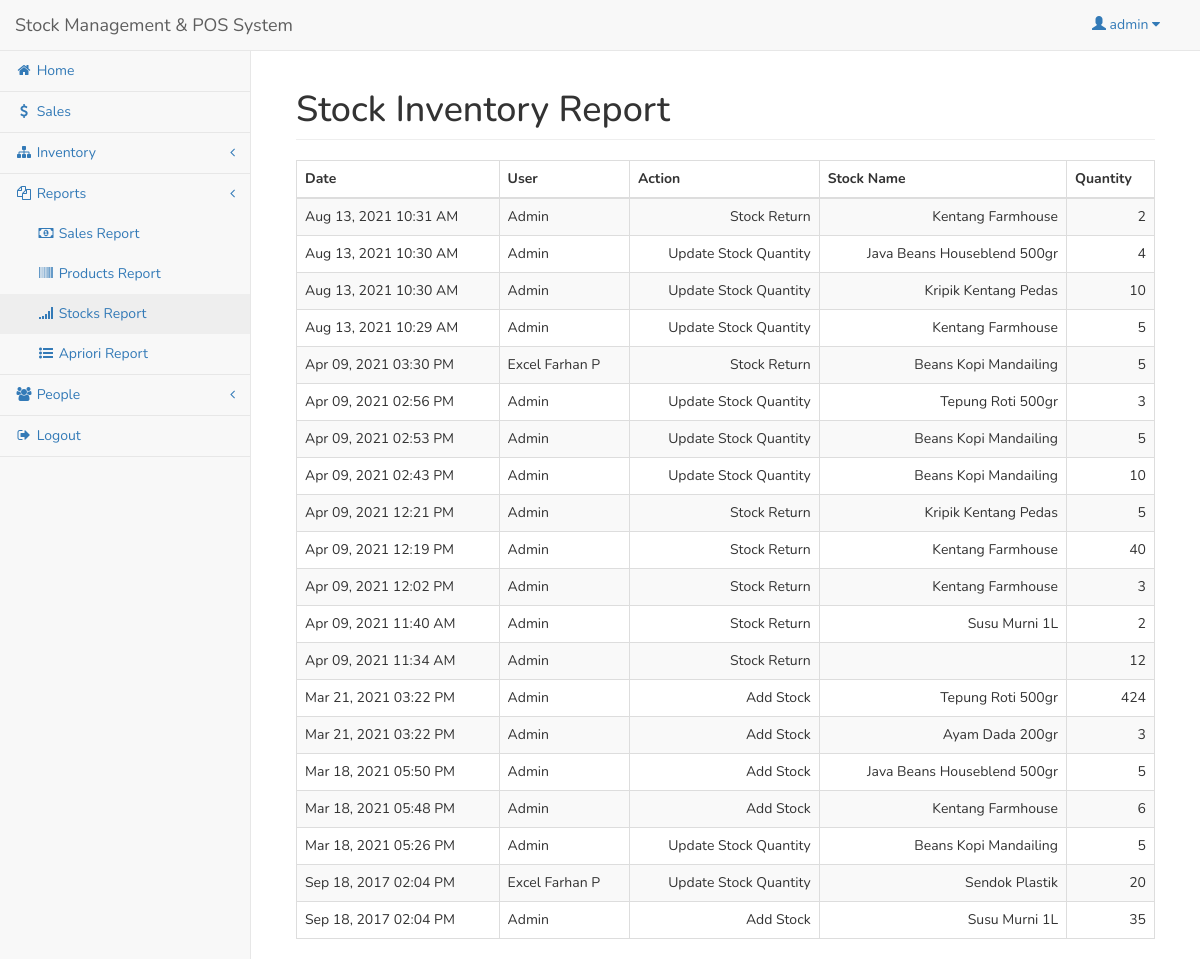
The page /admin/inventory_stock.php (signed in) on the database as committed earlier.
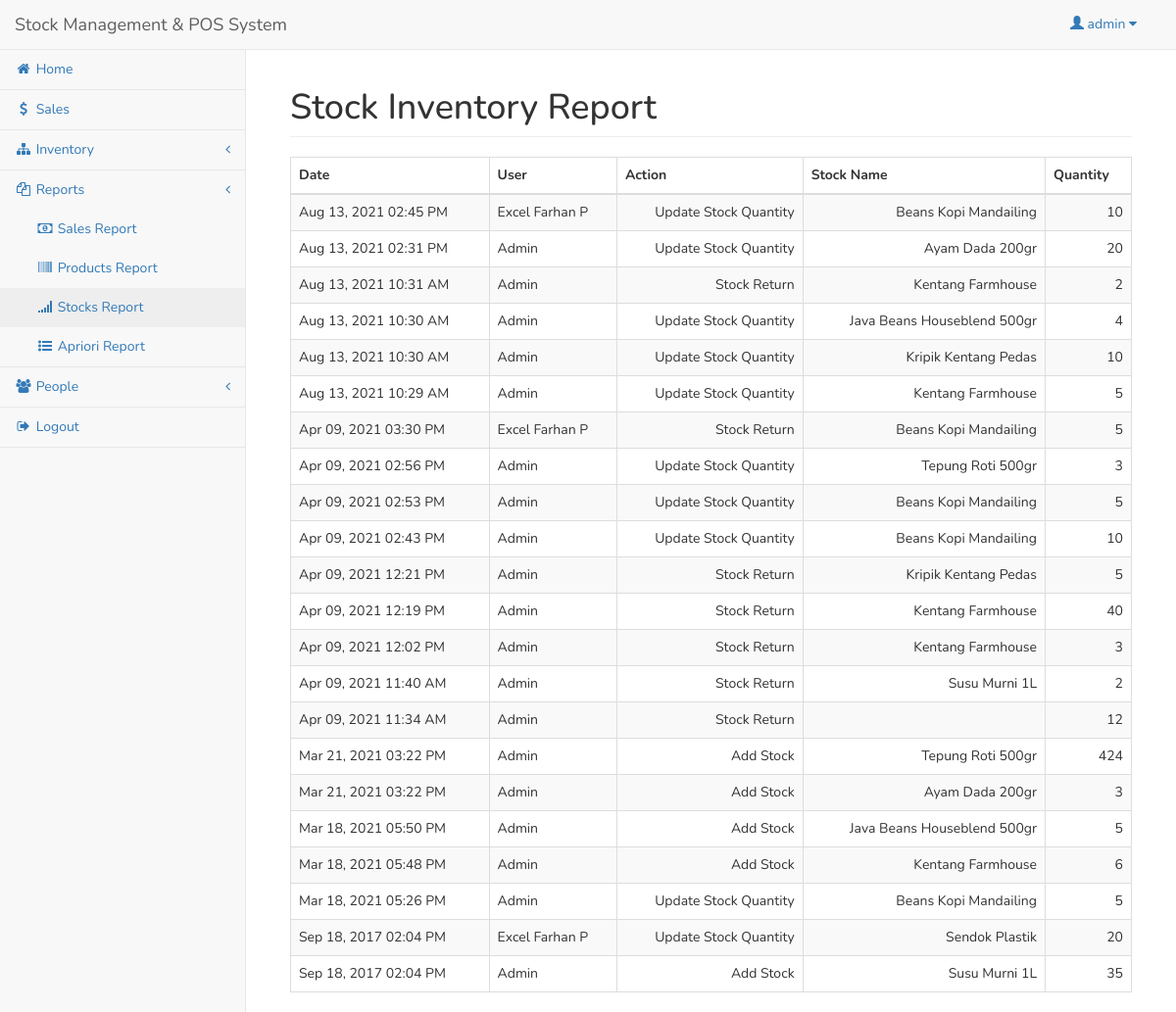
The same page on the database as committed later.
### tables this page shows
CREATE TABLE `user` (
  `userid` int(11) NOT NULL,
  `username` varchar(30) NOT NULL,
  `password` varchar(50) NOT NULL,
  `access` int(1) NOT NULL
);

CREATE TABLE `inventory` (
  `inventoryid` int(11) NOT NULL,
  `userid` int(11) NOT NULL,
  `action` varchar(50) NOT NULL,
  `productid` int(11) DEFAULT NULL,
  `stockid` int(11) DEFAULT NULL,
  `quantity` double NOT NULL,
  `inventory_date` datetime NOT NULL
);

CREATE TABLE `stock` (
  `stockid` int(11) NOT NULL,
  `stock_name` varchar(150) NOT NULL,
  `stock_price` double NOT NULL,
  `stock_qty` int(11) NOT NULL,
  `min_qty` int(11) NOT NULL,
  `supplierid` int(11) NOT NULL
);

CREATE TABLE `employee` (
  `userid` int(11) NOT NULL,
  `employee_name` varchar(50) NOT NULL,
  `address` varchar(150) NOT NULL,
  `contact` varchar(50) NOT NULL
);

### admin/session.php (called while the page is built, shortened)
<?php
	include('../conn.php');
	$sq=mysqli_query($conn,"select * from `user` where userid='".$_SESSION['id']."'");
	$srow=mysqli_fetch_array($sq);
	$user=$srow['username'];
?>

### admin/inventory_stock.php (the view, shortened to what this page needs)
<?php include('session.php'); ?>
<?php include('header.php'); ?>
<body>
<div id="wrapper">
<?php include('navbar.php'); ?>
<div style="height:50px;"></div>
<div id="page-wrapper">
<div class="container-fluid">
	<div class="row">
        <div class="col-lg-12">
            <h1 class="page-header">Stock Inventory Report</h1>
        </div>
    </div>
    <div class="row">
        <div class="col-lg-12">
            <table width="100%" class="table table-striped table-bordered table-hover" id="invTable">
                <thead>
                    <tr>
                        <th>Date</th>
						<th>User</th>
                        <th>Action</th>
						<th>Stock Name</th>
						<th>Quantity</th>
                    </tr>
                </thead>
                <tbody>
				<?php
					$iq=mysqli_query($conn,"select * from inventory left join stock on stock.stockid=inventory.stockid where productid is null order by inventory_date desc");
					while($iqrow=mysqli_fetch_array($iq)){
					?>
						<tr>
							<td><?php echo date('M d, Y h:i A',strtotime($iqrow['inventory_date'])); ?></td>
							<td>
							<?php
								$u=mysqli_query($conn,"select * from `user` left join employee on employee.userid=user.userid left join supplier on supplier.userid=user.userid where user.userid='".$iqrow['userid']."'");
								$urow=mysqli_fetch_array($u);
								if($urow['access']==1){
									echo "Admin";
								}
								elseif($urow['access']==2){
									echo $urow['employee_name'];
								}
								else{
									echo $urow['company_name'];
								}
							?>
							</td>
							<td align="right"><?php echo $iqrow['action']; ?></td>
							<td align="right"><?php echo $iqrow['stock_name']; ?></td>
							<td align="right"><?php echo $iqrow['quantity']; ?></td>
						</tr>
					<?php
					}
				?>
                </tbody>
            </table>
        </div>
    </div>
</div>
</div>
</div>
</body>
</html>

### admin/header.php (shortened to what this page needs)
<!DOCTYPE html>
<html lang="en">
<head>
    <link href="../vendor/bootstrap/css/bootstrap.min.css" rel="stylesheet">
    <link href="../vendor/datatables-plugins/dataTables.bootstrap.css" rel="stylesheet">
    <link href="../vendor/datatables-responsive/dataTables.responsive.css" rel="stylesheet">
    <link href="../vendor/font-awesome/css/font-awesome.min.css" rel="stylesheet" type="text/css">
	<link href="../vendor/metisMenu/metisMenu.min.css" rel="stylesheet">
	<link href="../css/style.css" rel="stylesheet">
    <link href="../dist/css/sb-admin-2.css" rel="stylesheet">
</head>

### admin/navbar.php (shortened to what this page needs)
    <nav class="navbar navbar-default navbar-fixed-top" role="navigation" style="margin-bottom: 0">
        <div class="navbar-header">
<a class="navbar-brand" href="index.php">Stock Management & POS System</a>
        </div>
        <ul class="nav navbar-top-links navbar-right">
            <li class="dropdown">
                <a class="dropdown-toggle" data-toggle="dropdown" href="#" style="margin-right: 10px; padding-top: 15px;">
		<span class="glyphicon glyphicon-user"></span> <?php echo $user; ?> <i class="fa fa-caret-down"></i>
                </a>
            </li>
        </ul>
        <div class="navbar-default sidebar" role="navigation">
            <div class="sidebar-nav navbar-collapse">
                <ul class="nav" id="side-menu">
                    <li>
                        <a href="index.php"><i class="fa fa-home fa-fw"></i> Home </a>
                    </li>
                    <li>
                        <a href="sales_trans.php"><i class="fa fa-usd fa-fw"></i> Sales </a>
                    </li>
                    <li>
                        <a href="#"><i class="fa fa-sitemap fa-fw"></i> Inventory <span class="fa arrow"></span></a>
                    </li>
		<li>
                        <a href="#"><i class="fa fa-copy fa-fw"></i> Reports<span class="fa arrow"></span></a>
                        <ul class="nav nav-second-level">
                            <li>
                                <a href="sales.php"><i class="fa fa-money fa-fw"></i> Sales Report</a>
                            </li>
                            <li>
                                <a href="inventory.php"><i class="fa fa-barcode fa-fw"></i> Products Report</a>
                            </li>
                            <li>
                                <a href="inventory_stock.php"><i class="fa fa-signal fa-fw"></i> Stocks Report</a>
                            </li>
                            <li>
                                <a href="proses_apriori.php"><i class="fa fa-list-ul fa-fw"></i> Apriori Report</a>
                            </li>
                        </ul>
                    </li>
                    <li>
                        <a href="#"><i class="fa fa-users fa-fw"></i> People <span class="fa arrow"></span></a>
                    </li>
		<li><a href="#logout" data-toggle="modal"><i class="fa fa-sign-out fa-fw"></i> Logout</a></li>
                </ul>
            </div>
        </div>
    </nav>

### admin/header.php (style rules this page uses)
* { font-family: 'Nunito', sans-serif; }

Rows that differ between the two databases and show on the page:
added inventory: inventory_date "Aug 13, 2021 02:45 PM", employee.employee_name "Excel Farhan P", action "Update Stock Quantity", stockid.stock_name "Beans Kopi Mandailing", quantity "10"
added inventory: inventory_date "Aug 13, 2021 02:31 PM", shows "Admin", action "Update Stock Quantity", stockid.stock_name "Ayam Dada 200gr", quantity "20"
